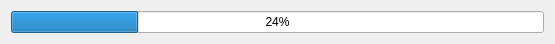
<?xml version="1.0" encoding="UTF-8"?>
<ui version="4.0">
 <class>ProgressPage</class>
 <widget class="QWidget" name="ProgressPage">
  <property name="geometry">
   <rect>
    <x>0</x>
    <y>0</y>
    <width>555</width>
    <height>38</height>
   </rect>
  </property>
  <property name="windowTitle">
   <string>Form</string>
  </property>
  <layout class="QGridLayout" name="gridLayout">
   <item row="0" column="0">
    <widget class="QProgressBar" name="progressBar">
     <property name="value">
      <number>24</number>
     </property>
    </widget>
   </item>
  </layout>
 </widget>
 <resources/>
 <connections/>
</ui>
